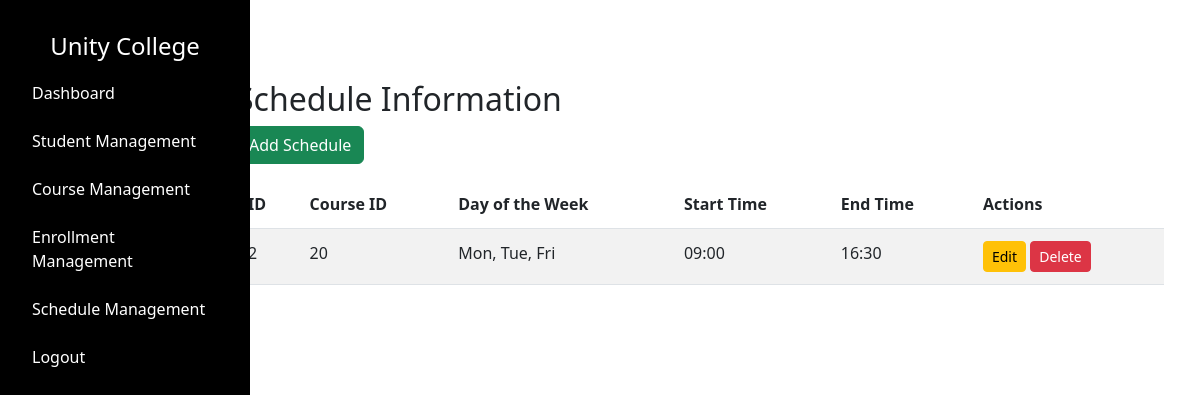
Page /admin/schedules (signed in) on the earlier database version.
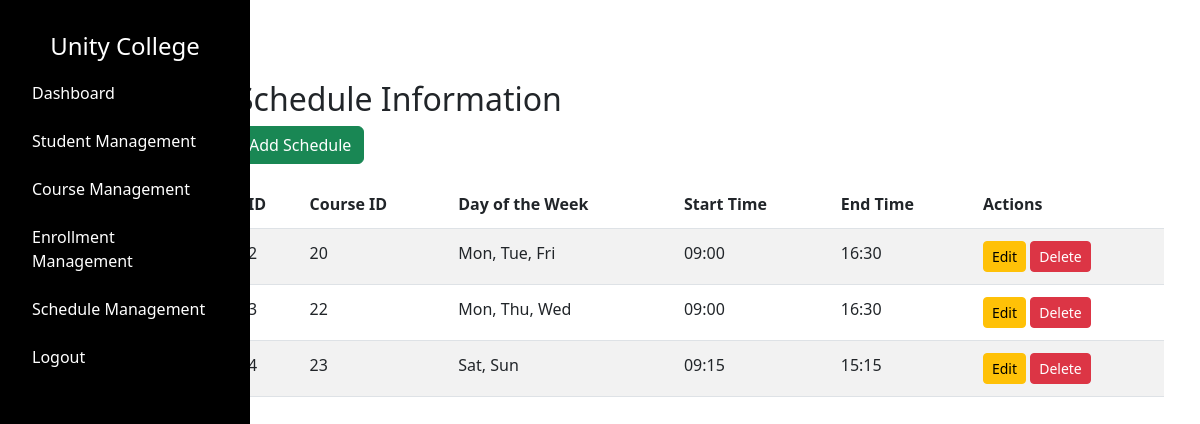
Same page on the later database version.
### tables this page shows
CREATE TABLE "schedule" (
    "id" INTEGER PRIMARY KEY AUTOINCREMENT,
    "course_id" INTEGER NOT NULL,
    "day_of_week" TEXT NOT NULL,
    "start_time" TEXT NOT NULL,
    "end_time" TEXT NOT NULL,
    FOREIGN KEY("course_id") REFERENCES "course"("id") ON DELETE CASCADE
);

### app.py (the view)
@app.route("/admin/schedules", methods=["GET"])
def admin_view_schedules():
    if 'username' not in session or session.get('user_type') != 'admin':
        return redirect(url_for('admin_login'))
    username = session.get('username')
    schedules = query_db("SELECT * FROM schedule")
    schedules_list = []
    for schedule in schedules:
        schedule_dict = {
            "id": schedule[0],
            "course_id": schedule[1],
            "day_of_week": schedule[2],
            "start_time": schedule[3],
            "end_time": schedule[4]
        }
        schedules_list.append(schedule_dict)
    return render_template("admin/schedules.html", schedules=schedules_list, username=username)

### dbcontroller.py (called while the page is built)
def get_db_connection():
    return sqlite3.connect(DATABASE)

def query_db(query, args=(), one=False):
    con = get_db_connection()
    with closing(con.cursor()) as cur:
        cur.execute(query, args)
        rv = cur.fetchall()
        if one:
            return rv[0] if rv else None
        return rv

### templates/admin/schedules.html (shortened to what this page needs)
{% extends "/admin/layout.html" %} {% block content %}
<link href="/static/css/admin/schedulemgmt.css" rel="stylesheet" />
<div class="container mt-5">
  <h2>Schedule Information</h2>
  <a href="{{ url_for('add_schedule') }}" class="btn btn-success mb-3"
    >Add Schedule</a
  >
  <div class="table-responsive">
    <table class="table table-striped">
      <thead>
        <tr>
          <th>ID</th>
          <th>Course ID</th>
          <th>Day of the Week</th>
          <th>Start Time</th>
          <th>End Time</th>
          <th>Actions</th>
        </tr>
      </thead>
      <tbody>
        {% for schedule in schedules %}
        <tr>
          <td>{{ schedule['id'] }}</td>
          <td>{{ schedule['course_id'] }}</td>
          <td>{{ schedule['day_of_week'] }}</td>
          <td>{{ schedule['start_time'] }}</td>
          <td>{{ schedule['end_time'] }}</td>
          <td>
            <a
              href="{{ url_for('edit_schedule', schedule_id=schedule['id']) }}"
              class="btn btn-warning btn-sm"
              >Edit</a
            >
            <form
              action="{{ url_for('delete_schedule', id=schedule['id']) }}"
              method="post"
              style="display: inline"
            >
              <button
                type="submit"
                class="btn btn-danger btn-sm"
                onclick="return confirm('Are you sure you want to delete this schedule?')"
              >
                Delete
              </button>
            </form>
          </td>
        </tr>
        {% endfor %}
      </tbody>
    </table>
  </div>
</div>
{% endblock %}

Differences in the rows shown:
added schedule: id "3", course_id "22", day_of_week "Mon, Thu, Wed", start_time "09:00", end_time "16:30"
added schedule: id "4", course_id "23", day_of_week "Sat, Sun", start_time "09:15", end_time "15:15"
